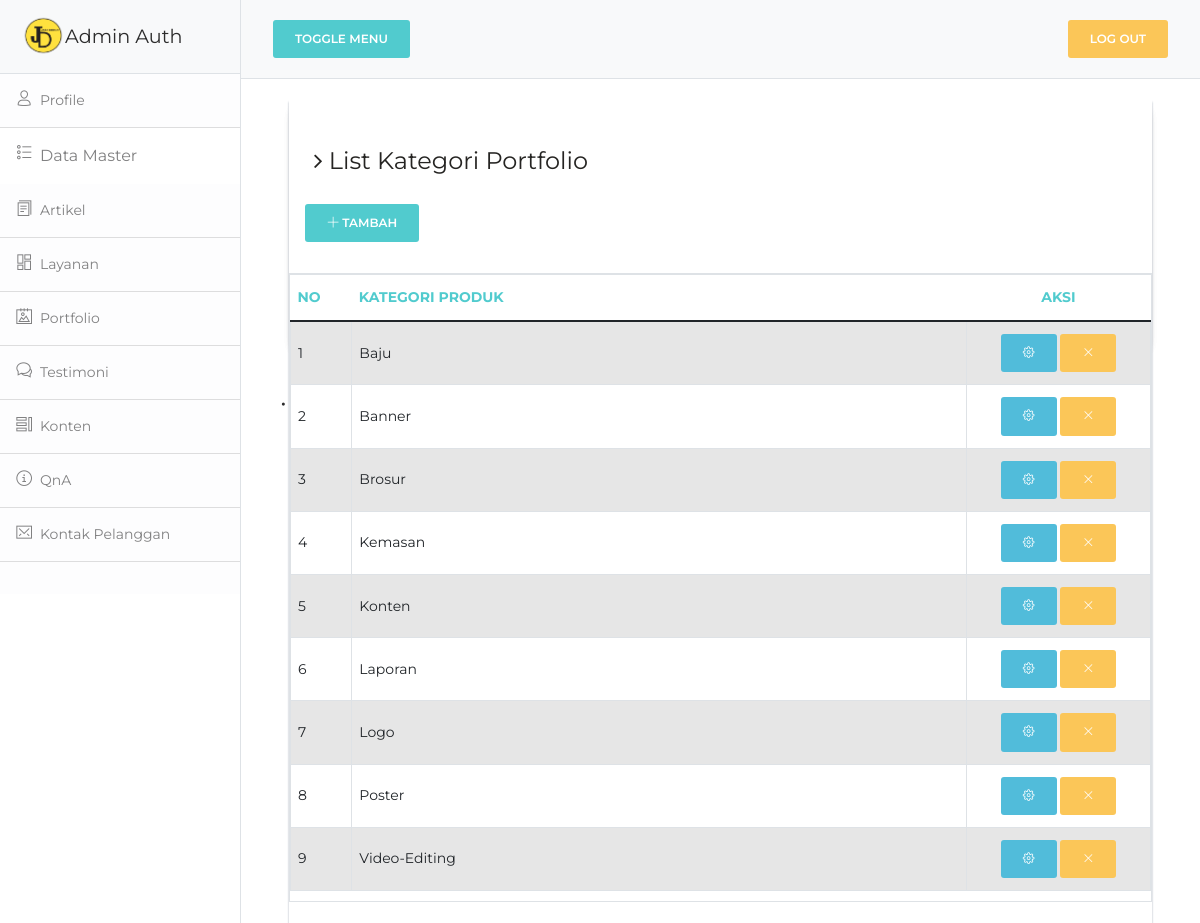
Page /Admin/index.php?include=kategori-portfolio (signed in) on the committed database.
### tables this page shows
CREATE TABLE `kategori` (
  `id` int(11) NOT NULL,
  `kategori` varchar(100) NOT NULL
);

### Admin/include/kategori_portfolio.php (the view, shortened to what this page needs)
<?php include("includes/sidebar.php") ?>
        <div id="page-content-wrapper" >
        <?php include("includes/header.php") ?>
    <div class="content" style="margin-left:5%;margin-right:5%;">
        <div class="row">
          <div class="col-md-12">
            <div class="card">
            <div class="card card-user">
            <div class="content-panel">
                <div class="col-md-8"><h4><i class="fa fa-angle-right"></i> List Kategori Portfolio</h4></div>
                <div class="col"><a href="index.php?include=tambah-kategori-portfolio">
                    <button class="btn btn-primary" ><i class="nc-icon nc-simple-add"></i> Tambah</button></a>
                </div>
            <br>
              <section id="unseen">
                <table class="table table-responsive table-bordered table-striped table-condensed">
                  <thead class=" text-primary">
                    <tr>
                      <th width="5%">No</th>
                      <th width="50%">kategori Produk</th>
                      <th width="15%"><center>Aksi</center></th>
                    </tr>
                  </thead>
                  <tbody>
                    <?php
                    $sql_k = "SELECT `id`,`kategori`
                    FROM `kategori` ";
                    $sql_k .= " ORDER BY `kategori`";
                    $query_k = mysqli_query($koneksi,$sql_k);
                    $no = 1;
                    while($data_k = mysqli_fetch_row($query_k)){
                    $id = $data_k[0];
                    $kategori = $data_k[1];
                    ?>
                    <tr>
                    <td><?php echo $no;?></td>
                      <td><?php echo $kategori;?></td>
                      <td align="center">
                      <a href="index.php?include=edit-kategori-portfolio&data=<?php echo $id;?>"
                      class="btn btn-xs btn-info"><i class="nc-icon nc-settings-gear-65"></i></a>
                      <a href="javascript:if(confirm('Apakah Anda yakin ingin menghapus data
                      <?php echo $kategori; ?>?'))window.location.href =
                      'index.php?include=kategori-portfolio&aksi=hapus&data=<?php echo
                      $id;?>&notif=hapusberhasil'"
                      class="btn btn-xs btn-warning"><i class="nc-icon nc-simple-remove"></i></a>
                      </td>
                    </tr>
                    <?php $no++;}?>
                  </tbody>
                </table>
            </div>
            </div>
  </div>
  </div>
    <?php include("includes/footer.php") ?>

### Admin/assets/css/style.css (style rules this page uses)
body { color: #797979; background: #eaeaea; font-family: 'Ruda', sans-serif; padding: 0px !important; margin: 0px !important; font-size:13px; }
a, a:hover, a:focus { text-decoration: none; outline: none; }
.card { background: white; box-shadow: 0 2px 1px rgba(0, 0, 0, 0.2); margin-bottom: 1em; height: 250px; }
.content-panel { background: #ffffff; box-shadow: 0px 3px 2px #aab2bd; padding-top: 15px; padding-bottom: 5px; }
.content-panel h4 { margin-left: 10px; }

### rows in the picture
kategori: kategori "Baju"
kategori: kategori "Banner"
kategori: kategori "Brosur"
kategori: kategori "Kemasan"
kategori: kategori "Konten"
kategori: kategori "Laporan"
kategori: kategori "Logo"
kategori: kategori "Poster"
kategori: kategori "Video-Editing"
